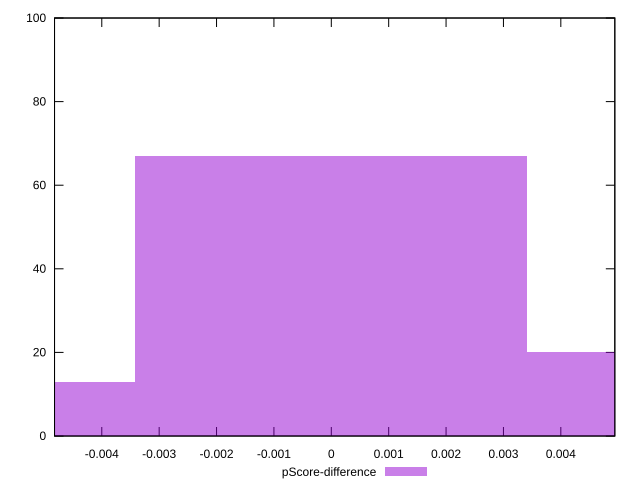

This chart was generated by the following gnuplot code:
reset

$pScoreDifference <<EOF
0.006836767926670437 20
0 67
-0.006836767926670437 13
EOF

set key outside below
set boxwidth 0.006836767926670437
set xrange [-0.0048235294117647265:0.004941176470588227]
set yrange [0:100]
set trange [0:100]
set style fill transparent solid 0.5 noborder
set terminal svg size 640, 490 enhanced background rgb 'white'
set output "report_00021_2021-02-20T09:16:39.615Z/render-blocking-resources/samples/pages/pScore-difference/histogram.svg"

plot $pScoreDifference title "pScore-difference" with boxes

reset
